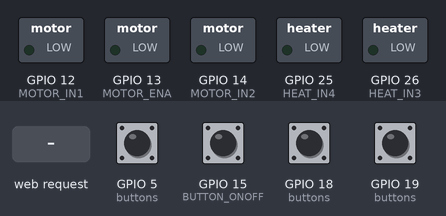
The sketch below on a simulated ESP32. On the bench: switched loads named in the sketch (green lamp = pin HIGH). The inputs (shaded band) are chosen by the test bench; at power-on: GPIO 5 (buttons), GPIO 15 (BUTTON_ONOFF), GPIO 18 (buttons), GPIO 19 (buttons) HIGH. What the sketch prints to the serial monitor is not drawn.

Above: at 1.2 s.
1.3 s: GPIO 15 (BUTTON_ONOFF) pulled LOW for 0.15 s
At 2.0 s:
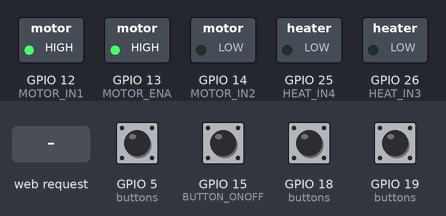
3.2 s: GPIO 5 (buttons) pulled LOW for 0.15 s
At 4.0 s:
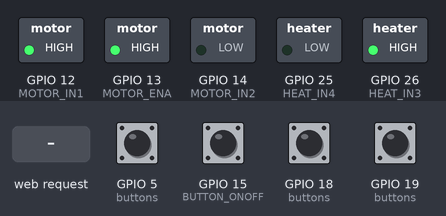
4.8 s: GPIO 18 (buttons) pulled LOW for 0.15 s
At 5.2 s:
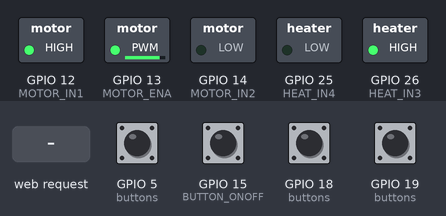
6.4 s: GPIO 19 (buttons) pulled LOW for 0.15 s
At 7.6 s:
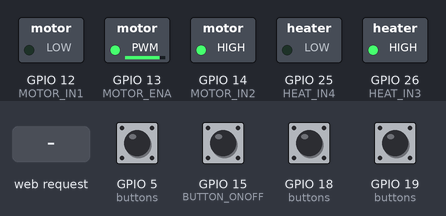
8.0 s: HTTP request GET /heat received
At 8.3 s:
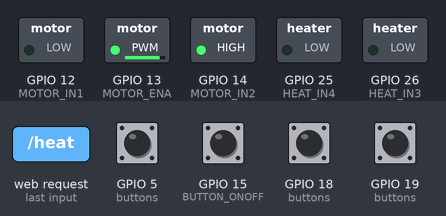
9.5 s: HTTP request GET /reverse received
At 10.5 s:
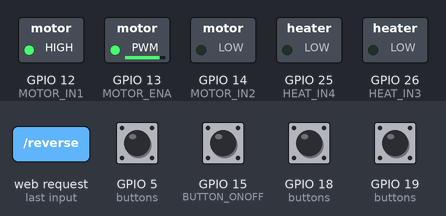
Timing chart, 0 to 12.0 s (numbered marks = the images above; inputs shaded):
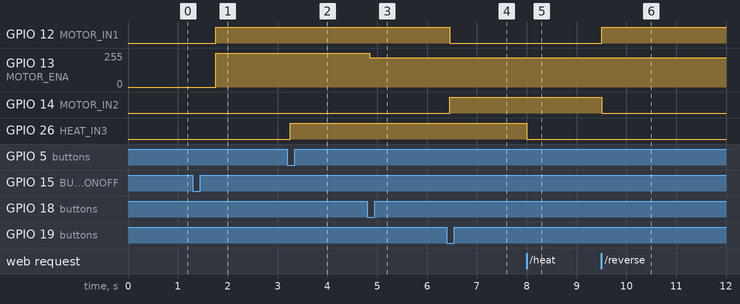

The sketch:

espctr.ino
```cpp
#include <Arduino.h>
#include <WiFi.h>
#include <WebServer.h>
#include <esp_sleep.h>

// Chân điều khiển
#define MOTOR_IN1 12
#define MOTOR_IN2 14
#define MOTOR_ENA 13
#define HEAT_IN3 26
#define HEAT_IN4 25

// Chân nút
#define BUTTON_ONOFF 15
#define BUTTON_REVERSE 19
#define BUTTON_SPEED 18
#define BUTTON_HEAT 5

#define PWM_FREQ 21000
#define PWM_RESOLUTION 8
#define MOTOR_PWM_CHANNEL 0

const int SPEED_LEVELS[] = {255, 220, 200};
const int NUM_SPEEDS = 3;

#define DEBOUNCE_DELAY 50

bool systemOn = false;
bool isClockwise = true;
bool isHeatOn = false;
int speedIndex = 0;

struct Button {
  int pin;
  bool lastState;
  bool currentState;
  unsigned long lastDebounce;
};
Button buttons[] = {
  {BUTTON_ONOFF, HIGH, HIGH, 0},
  {BUTTON_REVERSE, HIGH, HIGH, 0},
  {BUTTON_SPEED, HIGH, HIGH, 0},
  {BUTTON_HEAT, HIGH, HIGH, 0}
};

const char* ssid = "ESP32_Motor";
const char* password = "12345678";
WebServer server(80);

void print_wakeup_reason() {
  esp_sleep_wakeup_cause_t reason = esp_sleep_get_wakeup_cause();
  switch (reason) {
    case ESP_SLEEP_WAKEUP_EXT0:
      Serial.println("=> Đánh thức bởi nút nhấn (EXT0)");
      break;
    case ESP_SLEEP_WAKEUP_UNDEFINED:
      Serial.println("=> Bật nguồn hoặc reset thủ công");
      break;
    default:
      Serial.printf("=> Lý do đánh thức khác: %d\n", reason);
      break;
  }
}

void startSystem() {
  resetSystem();
  systemOn = true;
  isClockwise = true;
  speedIndex = 0;

  WiFi.softAP(ssid, password);
  Serial.print("Địa chỉ IP AP: ");
  Serial.println(WiFi.softAPIP());

  server.on("/", handleRoot);
  server.on("/onoff", handleOnOff);
  server.on("/reverse", handleReverse);
  server.on("/speed", handleSpeed);
  server.on("/heat", handleHeat);
  server.begin();
  Serial.println("Máy chủ web đã khởi động");
  setMotor();
  Serial.println("Hệ thống BẬT");
}

void resetSystem() {
  systemOn = false;
  isClockwise = true;
  isHeatOn = false;
  speedIndex = 0;

  digitalWrite(MOTOR_IN1, LOW);
  digitalWrite(MOTOR_IN2, LOW);
  ledcWrite(MOTOR_PWM_CHANNEL, 0);
  digitalWrite(HEAT_IN3, LOW);
  digitalWrite(HEAT_IN4, LOW);
  server.stop();
  WiFi.softAPdisconnect(true);
  Serial.println("Wi-Fi và máy chủ web đã tắt");
  Serial.println("Hệ thống TắT");
}

void setMotor() {
  if (!systemOn) {
    digitalWrite(MOTOR_IN1, LOW);
    digitalWrite(MOTOR_IN2, LOW);
    ledcWrite(MOTOR_PWM_CHANNEL, 0);
    Serial.println("Động cơ TắT");
    return;
  }
  digitalWrite(MOTOR_IN1, isClockwise ? HIGH : LOW);
  digitalWrite(MOTOR_IN2, isClockwise ? LOW : HIGH);
  ledcWrite(MOTOR_PWM_CHANNEL, SPEED_LEVELS[speedIndex]);
  Serial.printf("PWM động cơ: %d\n", SPEED_LEVELS[speedIndex]);
}

void toggleHeat() {
  if (!systemOn) return;
  isHeatOn = !isHeatOn;
  digitalWrite(HEAT_IN3, isHeatOn ? HIGH : LOW);
  digitalWrite(HEAT_IN4, LOW);
  Serial.println(isHeatOn ? "Nhiệt BẬT" : "Nhiệt TắT");
}

void handleButton(int i) {
  bool reading = digitalRead(buttons[i].pin);
  if (reading != buttons[i].lastState) {
    buttons[i].lastDebounce = millis();
  }
  if ((millis() - buttons[i].lastDebounce) > DEBOUNCE_DELAY) {
    if (reading != buttons[i].currentState) {
      buttons[i].currentState = reading;
      if (reading == LOW) {
        switch (i) {
          case 1:
            if (systemOn) {
              isClockwise = !isClockwise;
              Serial.println("Đảo chiều động cơ");
              setMotor();
            }
            break;
          case 2:
            if (systemOn) {
              speedIndex = (speedIndex + 1) % NUM_SPEEDS;
              Serial.printf("Mức tốc độ: %d\n", speedIndex);
              setMotor();
            }
            break;
          case 3:
            toggleHeat();
            break;
        }
      }
    }
  }
  buttons[i].lastState = reading;
}

String getHTML() {
  String html = "<!DOCTYPE html><html lang='vi'><head><meta charset='UTF-8'><meta name='viewport' content='width=device-width,initial-scale=1'>";
  html += "<title>Điều khiển động cơ</title><style>body{font-family:Arial;text-align:center;margin:10px}";
  html += "h3{margin:10px}.button{padding:8px 16px;margin:5px;font-size:14px;border:none;border-radius:3px;cursor:pointer}";
  html += ".onoff{background:#4CAF50;color:#fff}.reverse{background:#2196F3;color:#fff}";
  html += ".speed{background:#FF9800;color:#fff}.heat{background:#F44336;color:#fff}";
  html += ".button:active{opacity:0.7}p{font-size:12px}</style></head><body>";
  html += "<h3>Điều khiển động cơ</h3>";
  html += "<p>Hệ thống: " + String(systemOn ? "BẬT" : "TắT") + "</p>";
  html += "<p>Hướng: " + String(isClockwise ? "Thuận" : "Nghịch") + "</p>";
  html += "<p>Tốc độ: " + String((SPEED_LEVELS[speedIndex] * 100) / 255) + "%</p>";
  html += "<p>Nhiệt: " + String(isHeatOn ? "BẬT" : "TắT") + "</p>";
  html += "<a href='/onoff'><button class='button onoff'>" + String(systemOn ? "TắT" : "BẮT") + "</button></a>";
  html += "<a href='/reverse'><button class='button reverse'>Đảo chiều</button></a>";
  html += "<a href='/speed'><button class='button speed'>Tốc độ</button></a>";
  html += "<a href='/heat'><button class='button heat'>Nhiệt</button></a>";
  html += "</body></html>";
  return html;
}

void handleRoot() { server.send(200, "text/html", getHTML()); }
void handleOnOff() { if (systemOn) resetSystem(); else startSystem(); server.send(200, "text/html", getHTML()); }
void handleReverse() { if (systemOn) { isClockwise = !isClockwise; setMotor(); } server.send(200, "text/html", getHTML()); }
void handleSpeed() { if (systemOn) { speedIndex = (speedIndex + 1) % NUM_SPEEDS; setMotor(); } server.send(200, "text/html", getHTML()); }
void handleHeat() { toggleHeat(); server.send(200, "text/html", getHTML()); }

void setup() {
  Serial.begin(115200);
  pinMode(MOTOR_IN1, OUTPUT);
  pinMode(MOTOR_IN2, OUTPUT);
  pinMode(MOTOR_ENA, OUTPUT);
  pinMode(HEAT_IN3, OUTPUT);
  pinMode(HEAT_IN4, OUTPUT);
  for (int i = 0; i < 4; i++) pinMode(buttons[i].pin, INPUT_PULLUP);
  ledcSetup(MOTOR_PWM_CHANNEL, PWM_FREQ, PWM_RESOLUTION);
  ledcAttachPin(MOTOR_ENA, MOTOR_PWM_CHANNEL);
  print_wakeup_reason();

  if (esp_sleep_get_wakeup_cause() == ESP_SLEEP_WAKEUP_EXT0 && digitalRead(BUTTON_ONOFF) == LOW) {
    Serial.println("=> ESP32 thức dậy do nhấn nút.");
    while (digitalRead(BUTTON_ONOFF) == LOW) delay(10);
    startSystem();
  } else {
    Serial.println("=> Nhấn nút D15 để bật hệ thống.");
  }
}

void loop() {
  if (systemOn) {
    server.handleClient();
    for (int i = 1; i < 4; i++) handleButton(i);
    if (digitalRead(BUTTON_ONOFF) == LOW) {
      Serial.println("=> Nhấn nút lần 2 để vào sleep...");
      while (digitalRead(BUTTON_ONOFF) == LOW) delay(10);
      delay(300);
      resetSystem();
      esp_sleep_enable_ext0_wakeup((gpio_num_t)BUTTON_ONOFF, 0);

      Serial.println("=> Vào chế độ deep sleep...");
      delay(1000);
      esp_deep_sleep_start();
    }
  } else {
    if (digitalRead(BUTTON_ONOFF) == LOW) {
      Serial.println("=> Nhấn để bật lại...");
      while (digitalRead(BUTTON_ONOFF) == LOW) delay(10);
      delay(300);
      startSystem();
    }
  }
  delay(10);
}
```

Measured:
- after the input at 1.3 s, GPIO 12 (MOTOR_IN1): LOW → HIGH after 0.46 s; GPIO 13 (MOTOR_ENA): 0/255 → 255/255 after 0.46 s
- after the input at 3.2 s, GPIO 26 (HEAT_IN3): LOW → HIGH after 0.05 s
- after the input at 4.8 s, GPIO 13 (MOTOR_ENA): 255/255 → 219/255 after 0.05 s
- after the input at 6.4 s, GPIO 12 (MOTOR_IN1): HIGH → LOW after 0.06 s; GPIO 14 (MOTOR_IN2): LOW → HIGH after 0.06 s
- after the input at 8.0 s, GPIO 26 (HEAT_IN3): HIGH → LOW at once
- after the input at 9.5 s, GPIO 12 (MOTOR_IN1): LOW → HIGH at once; GPIO 14 (MOTOR_IN2): HIGH → LOW at once
